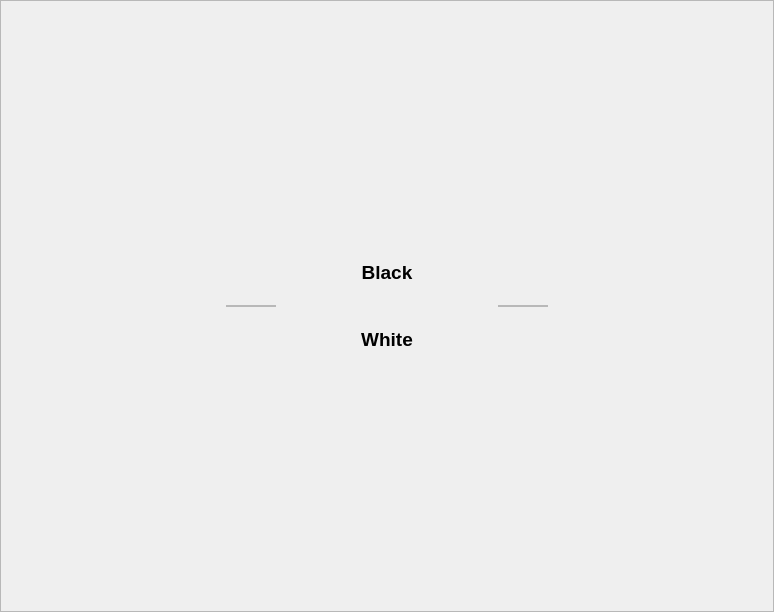
<?xml version="1.0" encoding="UTF-8"?>
<ui version="4.0">
 <class>MainWindow</class>
 <widget class="QMainWindow" name="MainWindow">
  <property name="geometry">
   <rect>
    <x>0</x>
    <y>0</y>
    <width>774</width>
    <height>612</height>
   </rect>
  </property>
  <property name="sizePolicy">
   <sizepolicy hsizetype="Fixed" vsizetype="Fixed">
    <horstretch>0</horstretch>
    <verstretch>0</verstretch>
   </sizepolicy>
  </property>
  <property name="windowTitle">
   <string>MainWindow</string>
  </property>
  <widget class="QWidget" name="centralwidget">
   <layout class="QVBoxLayout" name="verticalLayout_4" stretch="0">
    <property name="spacing">
     <number>0</number>
    </property>
    <property name="leftMargin">
     <number>0</number>
    </property>
    <property name="topMargin">
     <number>0</number>
    </property>
    <property name="rightMargin">
     <number>0</number>
    </property>
    <property name="bottomMargin">
     <number>0</number>
    </property>
    <item>
     <layout class="QHBoxLayout" name="horizontalLayout_3">
      <property name="spacing">
       <number>0</number>
      </property>
      <property name="topMargin">
       <number>0</number>
      </property>
      <property name="bottomMargin">
       <number>0</number>
      </property>
      <item>
       <widget class="QFrame" name="frame">
        <property name="frameShape">
         <enum>QFrame::StyledPanel</enum>
        </property>
        <property name="frameShadow">
         <enum>QFrame::Raised</enum>
        </property>
        <layout class="QHBoxLayout" name="horizontalLayout">
         <item>
          <layout class="QVBoxLayout" name="verticalLayout_7">
           <item>
            <spacer name="verticalSpacer_4">
             <property name="orientation">
              <enum>Qt::Vertical</enum>
             </property>
             <property name="sizeType">
              <enum>QSizePolicy::MinimumExpanding</enum>
             </property>
             <property name="sizeHint" stdset="0">
              <size>
               <width>20</width>
               <height>15</height>
              </size>
             </property>
            </spacer>
           </item>
           <item>
            <widget class="QLabel" name="label_playername_white">
             <property name="font">
              <font>
               <pointsize>14</pointsize>
               <weight>75</weight>
               <bold>true</bold>
              </font>
             </property>
             <property name="text">
              <string>Black</string>
             </property>
             <property name="alignment">
              <set>Qt::AlignCenter</set>
             </property>
            </widget>
           </item>
           <item>
            <spacer name="verticalSpacer_5">
             <property name="orientation">
              <enum>Qt::Vertical</enum>
             </property>
             <property name="sizeType">
              <enum>QSizePolicy::Fixed</enum>
             </property>
             <property name="sizeHint" stdset="0">
              <size>
               <width>20</width>
               <height>15</height>
              </size>
             </property>
            </spacer>
           </item>
           <item>
            <layout class="QHBoxLayout" name="horizontalLayout_4">
             <item>
              <widget class="QFrame" name="frame_black">
               <property name="minimumSize">
                <size>
                 <width>50</width>
                 <height>0</height>
                </size>
               </property>
               <property name="maximumSize">
                <size>
                 <width>50</width>
                 <height>16777215</height>
                </size>
               </property>
               <property name="frameShape">
                <enum>QFrame::StyledPanel</enum>
               </property>
               <property name="frameShadow">
                <enum>QFrame::Raised</enum>
               </property>
               <layout class="QVBoxLayout" name="verticalLayout">
                <property name="spacing">
                 <number>0</number>
                </property>
                <property name="leftMargin">
                 <number>0</number>
                </property>
                <property name="topMargin">
                 <number>0</number>
                </property>
                <property name="rightMargin">
                 <number>0</number>
                </property>
                <property name="bottomMargin">
                 <number>0</number>
                </property>
                <item>
                 <layout class="QGridLayout" name="gridLayout_black">
                  <property name="topMargin">
                   <number>0</number>
                  </property>
                  <property name="bottomMargin">
                   <number>0</number>
                  </property>
                  <property name="spacing">
                   <number>0</number>
                  </property>
                 </layout>
                </item>
               </layout>
              </widget>
             </item>
             <item>
              <layout class="QVBoxLayout" name="verticalLayout_6">
               <item>
                <spacer name="verticalSpacer">
                 <property name="orientation">
                  <enum>Qt::Vertical</enum>
                 </property>
                 <property name="sizeType">
                  <enum>QSizePolicy::Minimum</enum>
                 </property>
                 <property name="sizeHint" stdset="0">
                  <size>
                   <width>0</width>
                   <height>0</height>
                  </size>
                 </property>
                </spacer>
               </item>
               <item>
                <layout class="QGridLayout" name="gridLayout_board" rowstretch="0">
                 <property name="spacing">
                  <number>0</number>
                 </property>
                </layout>
               </item>
               <item>
                <spacer name="verticalSpacer_2">
                 <property name="orientation">
                  <enum>Qt::Vertical</enum>
                 </property>
                 <property name="sizeType">
                  <enum>QSizePolicy::Minimum</enum>
                 </property>
                 <property name="sizeHint" stdset="0">
                  <size>
                   <width>0</width>
                   <height>0</height>
                  </size>
                 </property>
                </spacer>
               </item>
              </layout>
             </item>
             <item>
              <widget class="QFrame" name="frame_white">
               <property name="minimumSize">
                <size>
                 <width>50</width>
                 <height>0</height>
                </size>
               </property>
               <property name="maximumSize">
                <size>
                 <width>50</width>
                 <height>16777215</height>
                </size>
               </property>
               <property name="frameShape">
                <enum>QFrame::StyledPanel</enum>
               </property>
               <property name="frameShadow">
                <enum>QFrame::Raised</enum>
               </property>
               <layout class="QVBoxLayout" name="verticalLayout_2">
                <property name="spacing">
                 <number>0</number>
                </property>
                <property name="leftMargin">
                 <number>0</number>
                </property>
                <property name="topMargin">
                 <number>0</number>
                </property>
                <property name="rightMargin">
                 <number>0</number>
                </property>
                <property name="bottomMargin">
                 <number>0</number>
                </property>
                <item>
                 <layout class="QGridLayout" name="gridLayout_white">
                  <property name="spacing">
                   <number>0</number>
                  </property>
                 </layout>
                </item>
               </layout>
              </widget>
             </item>
            </layout>
           </item>
           <item>
            <spacer name="verticalSpacer_6">
             <property name="orientation">
              <enum>Qt::Vertical</enum>
             </property>
             <property name="sizeType">
              <enum>QSizePolicy::Fixed</enum>
             </property>
             <property name="sizeHint" stdset="0">
              <size>
               <width>20</width>
               <height>15</height>
              </size>
             </property>
            </spacer>
           </item>
           <item>
            <widget class="QLabel" name="labe_lplayername_black">
             <property name="font">
              <font>
               <pointsize>14</pointsize>
               <weight>75</weight>
               <bold>true</bold>
              </font>
             </property>
             <property name="text">
              <string>White</string>
             </property>
             <property name="alignment">
              <set>Qt::AlignCenter</set>
             </property>
            </widget>
           </item>
           <item>
            <spacer name="verticalSpacer_3">
             <property name="orientation">
              <enum>Qt::Vertical</enum>
             </property>
             <property name="sizeType">
              <enum>QSizePolicy::MinimumExpanding</enum>
             </property>
             <property name="sizeHint" stdset="0">
              <size>
               <width>20</width>
               <height>15</height>
              </size>
             </property>
            </spacer>
           </item>
          </layout>
         </item>
        </layout>
       </widget>
      </item>
     </layout>
    </item>
   </layout>
  </widget>
  <widget class="QMenuBar" name="menubar">
   <property name="geometry">
    <rect>
     <x>0</x>
     <y>0</y>
     <width>774</width>
     <height>21</height>
    </rect>
   </property>
  </widget>
 </widget>
 <resources/>
 <connections/>
</ui>
